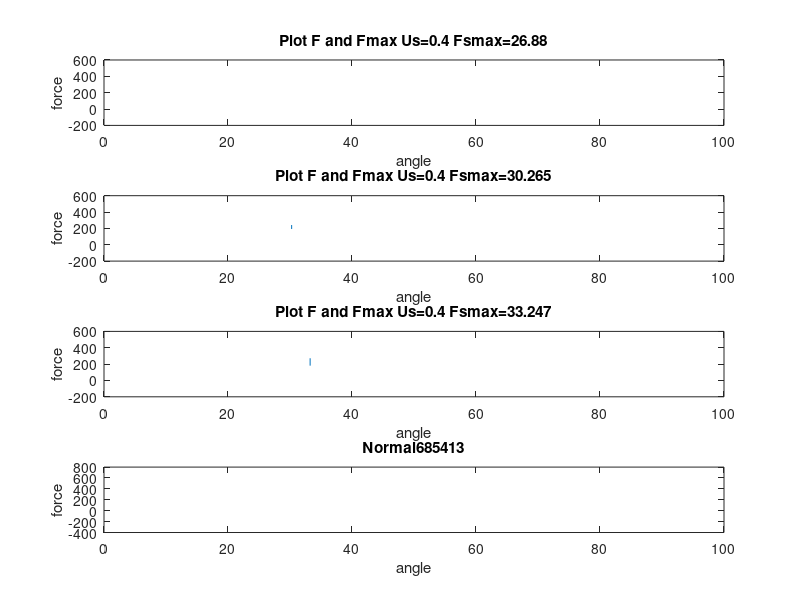

Recreate this plot in MATLAB.
clc;
clear;
angle=[0:0.0001:90];
Ms=[0.4,0.5,0.6];
Mk=0.4;
g=9.81;
at = 1.5;
m=70;
j=0;
%%%%%%%%%%%%%program%%%%%%
f=(m*g*sin(angle*pi/180))-(m*at);
fk=(Mk*g*m*cos(angle*pi/180))-((Mk*m*30*(angle*pi/180))/10);
for i = 1:3
     fsmax{i}=(Ms(i)*m*g*cos(angle*pi/180))-((Ms(i)*m*30*(angle*pi/180))/10);
     insec(i,:,1)=find(abs(fsmax{i}-f)<=0.001);
     fdome(1:insec(i,2))=fsmax{i}(1:insec(i,2));
     fdome(insec(i,2)+1:900001)=fk(insec(i,2)+1:900001);
     show{i}=fdome;
end
N=(m*g*cos(angle*pi/180))-((m*30*(angle*pi/180))/10);
N0=find(abs(N)<0.001);
subplot(4,1,1);
plot(angle,show{1},angle,f); xlabel('angle'); ylabel('force'); title(['Plot F and Fmax Us=',num2str(Ms(1)),' Fsmax=26.88' ])
subplot(4,1,2);
plot(angle,show{2},angle,f); xlabel('angle'); ylabel('force'); title(['Plot F and Fmax Us=',num2str(Ms(1)),' Fsmax=30.265' ])
subplot(4,1,3);
plot(angle,show{3},angle,f); xlabel('angle'); ylabel('force'); title(['Plot F and Fmax Us=',num2str(Ms(1)),' Fsmax=33.247' ])
subplot(4,1,4);
plot(angle,N); xlabel('angle'); ylabel('force'); title(['Normal',num2str(N0)])